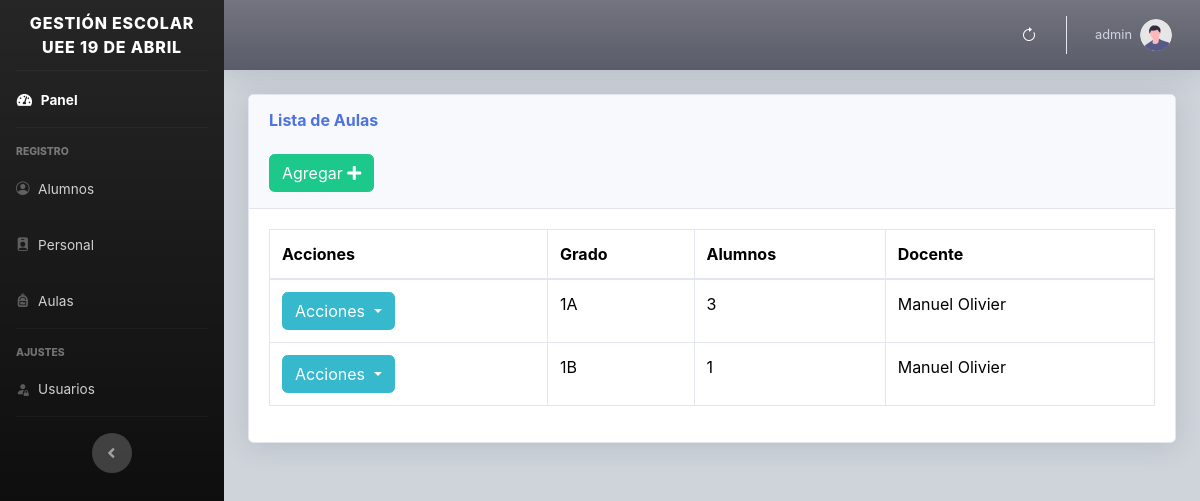
/views/grados.php (signed in), run on the app's committed database.
### tables this page shows
CREATE TABLE `grados` (
  `id` int(11) NOT NULL,
  `descripcion` varchar(150) NOT NULL,
  `profesor` varchar(50) NOT NULL,
  `fecha` timestamp NOT NULL DEFAULT current_timestamp() ON UPDATE current_timestamp()
);

CREATE TABLE `profesores` (
  `id` int(11) NOT NULL,
  `cedula` varchar(100) NOT NULL,
  `nombres` varchar(100) NOT NULL,
  `apellidos` varchar(100) NOT NULL,
  `correo` varchar(50) NOT NULL,
  `curp` varchar(150) NOT NULL,
  `edad` varchar(50) NOT NULL,
  `fecha_na` date NOT NULL,
  `telefono` tinytext DEFAULT NULL,
  `lugar_na` varchar(150) NOT NULL,
  `estado_civil` varchar(150) NOT NULL,
  `direccion` varchar(200) NOT NULL,
  `niv_edu` varchar(150) NOT NULL,
  `m_acad` varchar(150) NOT NULL,
  `est_post` varchar(150) NOT NULL,
  `cursos` varchar(200) DEFAULT NULL,
  `t_servicio` varchar(100) NOT NULL,
  `f_ingreso` date NOT NULL,
  `tipo_p` varchar(150) NOT NULL,
  `cargo` varchar(100) NOT NULL,
  `l_cobra` varchar(150) NOT NULL,
  `l_labora` varchar(150) NOT NULL,
  `d_cargo` varchar(150) NOT NULL,
  `codigo` varchar(100) NOT NULL,
  `fecha` timestamp NULL DEFAULT current_timestamp() ON UPDATE current_timestamp()
);

### views/grados.php (the view, shortened to what this page needs)
<?php include "../includes/header.php"; ?>
<body id="page-top">
    <div class="container-fluid">
        <div class="card shadow mb-4">
            <div class="card-header py-3">
                <h6 class="m-0 font-weight-bold text-primary">Lista de Aulas</h6>
                <?php if ($_SESSION["type"] != 3) { ?>
                    <br>
                    <button type="button" class="btn btn-success" data-bs-toggle="modal" data-bs-target="#grado">
                    <span class="glyphicon glyphicon-plus"></span> Agregar <i class="fa fa-plus"></i> </a></button>
                <?php }
                ?>
            </div>
            <div class="card-body">
                <div class="table-responsive">
                    <table class="table table-bordered" id="tabla" width="100%" cellspacing="0">
                        <thead>
                            <tr>
                                <th class='ver'>Acciones</th>
                                <th class='ver'>Grado</th>
                                <th class='ver'>Alumnos</th>
                                <th class='ver'>Docente</th>
                            </tr>
                        </thead>
                        <tbody>
                            <?php
                            require_once("../includes/db.php");
                            $result = mysqli_query($conexion, "SELECT * FROM grados ");
                            while ($fila = mysqli_fetch_assoc($result)) :
                            ?>
                                <tr>
                                    <td>
                                        <?php if ($_SESSION["type"] != 3) { ?>
                                        <div class="dropdown">
                                            <button class="btn btn-info dropdown-toggle" type="button" data-bs-toggle="dropdown" aria-expanded="false">
                                                Acciones
                                            </button>
                                        </div>
                                        <?php }
                                        ?>
                                    </td>
                                    <td><?php echo $fila['descripcion']; ?></td>
                                    <td><?php
                                        include("db.php");
                                        $sql = sprintf("SELECT COUNT(id) FROM alumnos WHERE id_grado = %u", $fila['id']);
                                        $resultado = mysqli_query($conexion, $sql);
                                        while ($consulta = mysqli_fetch_array($resultado)) {
                                            echo $consulta[0];
                                        }
                                    ?></td>
                                    <td><?php
                                     include("db.php");
                                     $sql = sprintf("SELECT * FROM profesores WHERE id = %u", $fila['profesor']);
                                     $resultado = mysqli_query($conexion, $sql);
                                     while ($consulta = mysqli_fetch_array($resultado)) {
                                         echo $consulta['nombres'] . " " . $consulta['apellidos'];
                                     }
                                    ?></td>
                                </tr>
                            <?php endwhile; ?>
                        </tbody>
                    </table>
                </div>
            </div>
        </div>
    </div>
    </div>
    </div>
    </div>
</body>
<?php include "../includes/footer.php"; ?>
</html>

### data on the page
grados: descripcion "1A", consulta "3"
profesores: nombres "Manuel", apellidos "Olivier"
grados: descripcion "1B", consulta "1"

### other printed values
$_SESSION['usuario'] "admin"
